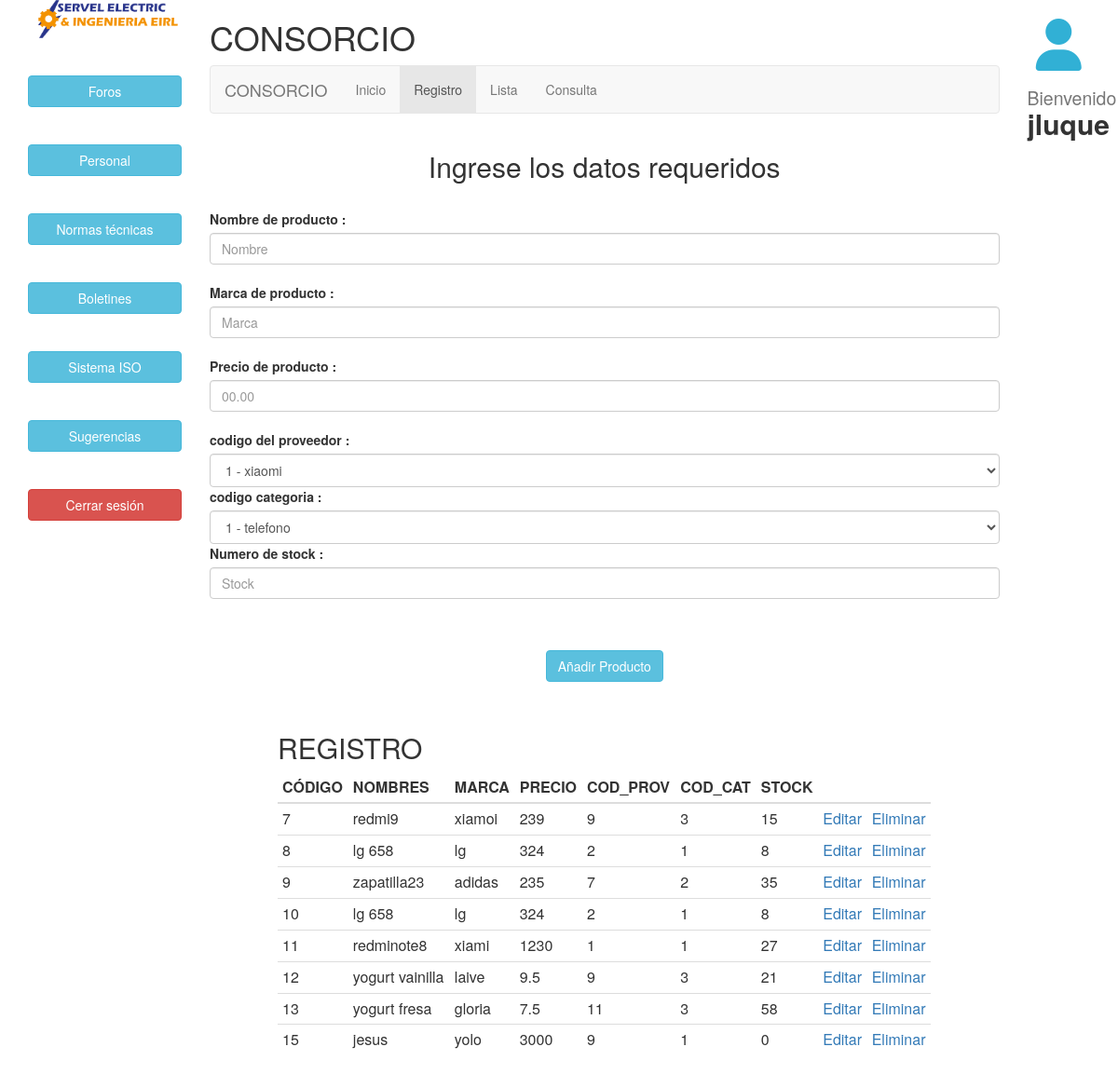
Page /producto.php (signed in) on the committed database.
### tables this page shows
CREATE TABLE `producto` (
  `codpro` int(11) NOT NULL,
  `nom` varchar(50) DEFAULT NULL,
  `mar` varchar(50) DEFAULT NULL,
  `pre` float DEFAULT NULL,
  `codprov` int(11) NOT NULL,
  `codcat` int(11) NOT NULL,
  `sto` int(50) NOT NULL
);

### producto.entidad.php (called while the page is built, shortened)
<?php
    class Producto
    {
        public function __GET($k){
            return $this->$k;
        }
        public function __SET($k,$v){
            return $this->$k = $v;
        }
    }
?>

### producto.model.php (called while the page is built, shortened)
<?php
    class ProductoModel
    {
        private $pdo;
        public function __CONSTRUCT()
        {
            try
            {
                $this->pdo = new PDO('mysql:host=localhost;dbname=consorcio','root','');
                $this->pdo->setAttribute(PDO::ATTR_ERRMODE, PDO::ERRMODE_EXCEPTION);
            }
            catch(Exception $e)
            {
                die($e->getMessage());
            }
        }
        public function Listar(){
            try
            {
              $result = array();
              $stm = $this->pdo->prepare("SELECT * FROM producto");
              $stm->execute();
              foreach($stm->fetchAll(PDO::FETCH_OBJ) as $r)
                {
                  $alm = new producto();
                  $alm->__SET('codpro', $r->codpro);
                  $alm->__SET('nom', $r->nom);
                  $alm->__SET('mar', $r->mar);
                  $alm->__SET('pre', $r->pre);
                  $alm->__SET('codprov', $r->codprov);
                  $alm->__SET('codcat', $r->codcat);
                  $alm->__SET('sto', $r->sto);
                  $result[] = $alm;
                }
                return $result;
            }
            catch(Exception $e)
            {
              die($e->getMessage());
            }
        }
    }
?>

### producto.php (the view, shortened to what this page needs)
<?php
    if(isset($_SESSION['usuario'])){
?>
<?php
    require_once 'producto.entidad.php';
    require_once 'producto.model.php';
    $cons = $db->prepare("SELECT * FROM proveedor");
    $cons->execute();
    $cons2 = $db->prepare("SELECT * FROM categoria");
    $cons2->execute();
    $alm = new Producto();
    $model = new ProductoModel();
?>
<html>
	<head>
		<link rel="stylesheet" href="css/bootstrap.min.css" />
	</head>
	<body>
        <div class="container">
           <div class="row">
                <div class="col-md-2">
                        <img src="INICIO/img/img-header/logo-servel-electric.png" class="img img-responsive"><br><br>
                        <a href="#" class="btn btn-info btn-block" role="button">Foros</a><br> <br>
                        <a href="#" class="btn btn-info btn-block" role="button">Personal</a><br><br>
                        <a href="#" class="btn btn-info btn-block" role="button">Normas técnicas</a><br> <br>
                        <a href="#" class="btn btn-info btn-block" role="button">Boletines</a><br> <br>
                        <a href="#" class="btn btn-info btn-block" role="button">Sistema ISO</a> <br><br>
                        <a href="#" class="btn btn-info btn-block" role="button">Sugerencias</a> <br><br>
                        <a href="logout.php" class="btn btn-danger btn-block" role="button">Cerrar sesión</a> <br>
                </div>
                <div class="col-md-9">
                    <h1>CONSORCIO</h1>
                   <nav class="navbar navbar-default">
                        <div class="container-fluid">
                            <div class="navbar-header">
                                <a class="navbar-brand" href="#">CONSORCIO</a>
                            </div>
                                <ul class="nav navbar-nav">
                                <li><a href="panel.php">Inicio</a></li>
                                <li class="active"><a href="registro.php">Registro</a></li>
                                <li><a href="lista.php">Lista</a></li>
                                <li><a href="consulta.php">Consulta</a></li>
                            </ul>
                        </div>
                    </nav>
                    <div class="row">
                        <div class="col-md-12">
                            <form action="?action=<?php echo $alm->codpro ?'actualizar' : 'registrar'; ?>" method="post" role="form" enctype="multipart/form-data">
                                <center><h2>Ingrese los datos requeridos</h2></center>
                                <fieldset class="form-group">
                                      value="<?php echo $alm->__GET('codpro'); ?>"><br>
                                    <label for="nom" >Nombre de producto :</label>
                                    <input type="text" name="nom" placeholder="Nombre"
                                    required size="50" class="form-control"
                                    value="<?php echo $alm->__GET('nom'); ?>"><br>
                                    <label for="nom" >Marca de producto :</label>
                                    <input type="text" name="mar" placeholder="Marca"
                                    required size="50" class="form-control"
                                     value="<?php echo $alm->__GET('mar'); ?>"><br>
                                    <label for="nom" >Precio de producto :</label>
                                    <input type="text" name="pre" placeholder="00.00"
                                    required size="50" class="form-control"
                                    value="<?php echo $alm->__GET('pre'); ?>"><br>
                                    <label for="codprov" >codigo del proveedor :</label>
                                    <select  required size="1" class="form-control" name="codprov">
                                        <?php  foreach($cons as $r){
                                            $codigo = $r[0];
                                            $nombre = $r[1];
                                            echo"<option value=\"$codigo\">$codigo - $nombre</option>";
                                        }
                                        ?>
                                    </select>
                                    <label for="codprov" >codigo  categoria :</label>
                                      <select  required size="1" class="form-control" name="codcat">
                                        <?php  foreach($cons2 as $r){
                                            $codigo = $r[0];
                                            $nombre = $r[1];
                                            echo"<option value=\"$codigo\">$codigo - $nombre</option>";
                                        }
                                        ?>
                                    </select>
                                     <label for="nom" >Numero de stock :</label>
                                      <input type="text" name="sto" placeholder="Stock"
                                       required size="50" class="form-control"
                                       value="<?php echo $alm->__GET('sto'); ?>"><br>
                                    <br>
                                </fieldset>
                                 <center>
                                     <input type="submit" value="Añadir Producto"  class="btn btn-info"><br><br>
                                 </center>
                            </form>
                        </div>
                    </div>
                    <div class="row">
                        <div class="col-md-1"></div>
                        <div class="col-md-10">
                            <header>
                                <h2>REGISTRO</h2>
                            </header>
                            <table class="table table-condensed">
                                <thead>
                                    <tr>
                                        <th>CÓDIGO</th>
                                        <th>NOMBRES</th>
                                        <th>MARCA</th>
                                        <th>PRECIO</th>
                                        <th>COD_PROV</th>
                                        <th>COD_CAT</th>
                                        <th>STOCK</th>
                                        <th></th>
                                        <th></th>
                                    </tr>
                                </thead>
                                <?php foreach($model->Listar() as $r): ?>
                                <tr>
                                    <td><?php echo $r->__GET('codpro'); ?></td>
                                    <td><?php echo $r->__GET('nom'); ?></td>
                                    <td><?php echo $r->__GET('mar'); ?></td>
                                    <td><?php echo $r->__GET('pre'); ?></td>
                                    <td><?php echo $r->__GET('codprov'); ?></td>
                                    <td><?php echo $r->__GET('codcat'); ?></td>
                                    <td><?php echo $r->__GET('sto'); ?></td>
                                    <td>
                                        <a href="?action=editar&codpro=<?php echo $r->codpro; ?>">Editar</a>
                                    </td>
                                    <td>
                                        <a href="?action=eliminar&codpro=<?php echo $r->codpro; ?>">Eliminar</a>
                                    </td>
                                </tr>
                                <?php endforeach; ?>
                            </table>
                        </div>
                        <div class="col-md-1"></div>
                    </div>
                </div>
                <div class="col-md-1 text-center">
                <i class="fa-solid fa-user fa-4x fa-flip" style="margin-top:20px; color: #31B0D5;"></i>
                    <header>
                        <h2><small>Bienvenido </small><b><?php echo $_SESSION['usuario']; ?></b></h2>
					</header>
                </div>
            </div>
        </div>
	</body>
</html>
<?php
}
else{
echo '<script>window.location="iniciar.php"; </script>';
}
?>

### rows in the picture
producto: __GET "7", __GET "redmi9", __GET "xiamoi", __GET "239", __GET "9", __GET "3", __GET "15"
producto: __GET "9", __GET "zapatilla23", __GET "adidas", __GET "235", __GET "7", __GET "2", __GET "35"
producto: __GET "10", __GET "lg 658", __GET "lg", __GET "324", __GET "2", __GET "1", __GET "8"
producto: __GET "11", __GET "redminote8", __GET "xiami", __GET "1230", __GET "1", __GET "27"
producto: __GET "12", __GET "yogurt vainilla", __GET "laive", __GET "9.5", __GET "9", __GET "3", __GET "21"
producto: __GET "13", __GET "yogurt fresa", __GET "gloria", __GET "7.5", __GET "11", __GET "3", __GET "58"
producto: __GET "15", __GET "jesus", __GET "yolo", __GET "3000", __GET "9", __GET "1", __GET "0"

### other values in the picture
$r->__GET('codpro') "8"
$r->__GET('nom') "lg 658"
$r->__GET('mar') "lg"
$r->__GET('pre') "324"
$r->__GET('codprov') "2"
$r->__GET('codcat') "1"
$r->__GET('sto') "8"
$_SESSION['usuario'] "jluque"
form field codprov "1 - xiaomi"
form field codcat "1 - telefono"
